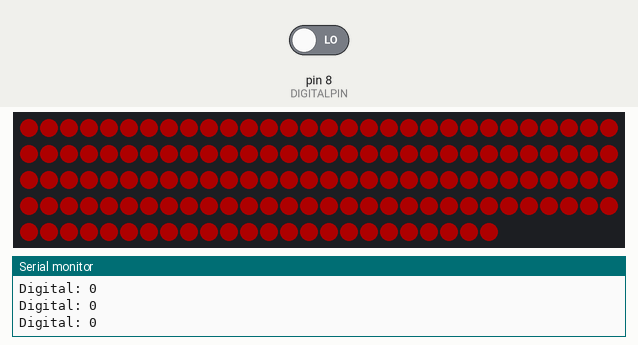
This sketch was run on a simulated Arduino Uno, built with avr-gcc and run on an emulated ATmega328P. Shown: 144 RGB LEDs in strip order, left to right, continuing on the next row, the last lines printed to the serial monitor. Inputs (shaded band) come from the test bench; at power-on: pin 8 (DIGITALPIN) LOW. Dim RGB values are drawn brighter than linear; random numbers use the default seed unless the sketch sets one.

Above: at 3.8 s.
3.9 s: pin 8 (DIGITALPIN) driven HIGH
At 4.0 s:
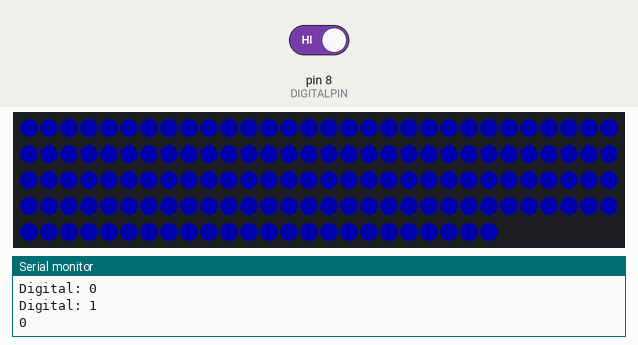
At 5.9 s:
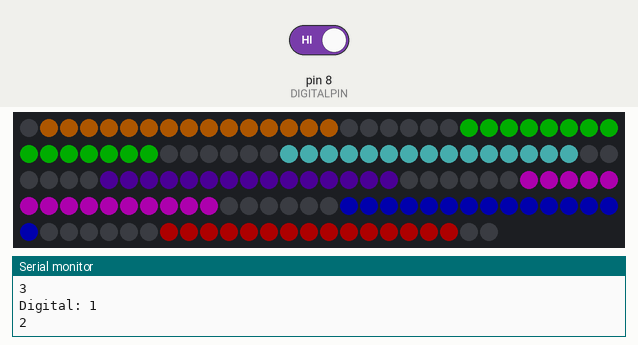
6.0 s: pin 8 (DIGITALPIN) driven LOW
7.5 s: pin 8 (DIGITALPIN) driven HIGH
At 10.18 s:
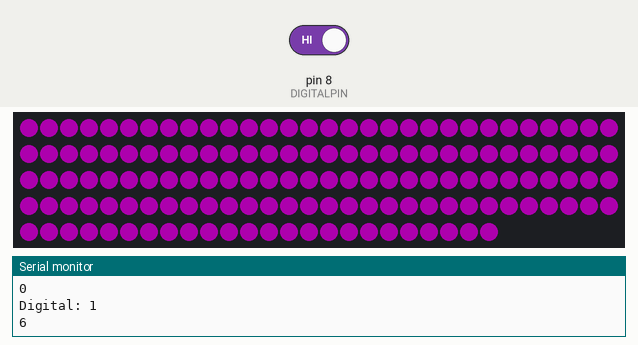

The sketch:

Kevin_LED.ino
```cpp
 #include "Lights.h"

// Declare our NeoPixel strip object:
LightShow led;
//Adafruit_NeoPixel strip(LED_COUNT, LED_PIN, NEO_GRB + NEO_KHZ800);
int digital;
unsigned long startTime = 0;
unsigned long nowTime = 0;
bool fade = false;

void setup() {
  Serial.begin(9600);
  randomSeed(analogRead(0));  //Need this to set the random seed
  pinMode(DIGITALPIN, INPUT);
  led.initialize();
  led.rollForPattern(); //ABSOLUTELY NEEDED BECAUSE THE PATTERN IS DEFAUTLY ON NONE
  led.clearStrip();
}

void loop(){
  digital = digitalRead(DIGITALPIN);
  Serial.print("Digital: "); Serial.println(digital);
//  Serial.print("Fade: ");Serial.println(fade);
  if(digital == HIGH){
    //reset conditions for detecting fade since we are not fading anymore
//    fade = false;
//    startTime = 0;
    //play patterns
    led.play();
    led.clearStrip();
    delay(150);
  }
//  else if(fade == true){
//    led.fadeColor();
//  }
//  else{ //there could be a quiet built up, start timer for roughly 1 second, if no high detcted start fading
//    if(startTime == 0 && fade == false){ //first time it detected that we should be checking for fade
//      startTime = millis();
//    }
//    nowTime = millis();
//    Serial.print("Start time: "); Serial.println(startTime);
//    Serial.print("Now time: "); Serial.println(nowTime);
//    Serial.print("Result: "); Serial.println(nowTime - startTime);
//    if(nowTime - startTime > 2000 && fade == false){  //checking if the difference is greater than 2 seconds
//      //start fade
//      fade = true;
//      led.fadeColor();
//    }
//  }
  //delay(150); //we only want 1 reading of high and not 3 in a row or more for example
}
```

Lights.cpp
```cpp
#include "Lights.h"

/*TODO: Look into a better way to fade colors. I'm having to, what it feels like, duplicate a lot of hard coded data, when I would like to create those data dynamically instead
On the other end though, it is much faster computation since it's a simple indexing and when it's time sensitive such as every beat I want something to happen
I would not like to miss a beat because my computation took longer to computer than the time in between the beats.*/

LightShow::LightShow(){
	strip = new Adafruit_NeoPixel(LED_COUNT, LED_PIN, NEO_GRB + NEO_KHZ800);
		// Argument 1 = Number of pixels in NeoPixel strip
		// Argument 2 = Arduino pin number (most are valid)
		// Argument 3 = Pixel type flags, add together as needed:
		//   NEO_KHZ800  800 KHz bitstream (most NeoPixel products w/WS2812 LEDs)
		//   NEO_GRB     Pixels are wired for GRB bitstream (most NeoPixel products)
	delayValue = 370;	// This will can go up a lot for a dramatic drop, or go down when the beats are rising
	fadingOnGoing = false;
	currentColorIndex = 0;
	beatsPerSecond = 145;
	//this seems messy, I wanted to do a for loop but I wasn't sure how to increment over the color values
	colorArray[0] = strip->Color(0, 0, 255);	//blue
	colorArray[1] = strip->Color(255, 0, 0);	//red
	colorArray[2] = strip->Color(255, 128, 0);	//orange/yellow
	// colorArray[3] = strip->Color(255, 255, 51);	//yellow, too bright and looks white instead of yellow
	colorArray[3] = strip->Color(0, 255, 0);	//green
	colorArray[4] = strip->Color(102, 255, 255);	//teal
	colorArray[5] = strip->Color(51, 0, 102);	//purple
	colorArray[6] = strip->Color(255, 0, 255);	//pink
	fadedColorsArray[0] = strip->Color(0, 0, 15);	//faded blue
	fadedColorsArray[1] = strip->Color(15, 0, 0);	//faded red
	fadedColorsArray[2] = strip->Color(30, 15, 0);	//faded orange/yellow
	fadedColorsArray[3] = strip->Color(0, 15, 0);	//faded green
	fadedColorsArray[4] = strip->Color(7, 20, 20);	//faded teal
	fadedColorsArray[5] = strip->Color(15, 0, 30);	//faded purple
	fadedColorsArray[6] = strip->Color(15, 0, 15);	//faded pink
	currentColor = colorArray[currentColorIndex];
	savedColor = 0;
	colorStatus = Status::singleColor;
	currentPattern = Pattern::none;
	previousPattern = currentPattern;
	iterationCounter = random(7-35);	//patterns will execute for a random amounts of times in that range
	even = false;
}

void LightShow::incrementColorCounter(){
	++currentColorIndex;
	if(currentColorIndex >= sizeof(colorArray)/sizeof(colorArray[0])){
		//it went out of bounds, we reset
		currentColorIndex = 0;
		currentColor = colorArray[currentColorIndex];
	}
	else{
		currentColor = colorArray[currentColorIndex];
	}
}

void LightShow::initialize(){
	strip->setBrightness(BRIGHTNESS);	//0-255, this value should not go up or down throughout the code
	strip->begin();
	strip->show(); // Initialize all pixels to 'off'
	//Iterate through every single built in function we have
	for(long i = 0; i < 65536; i += 255){	//65536 is the max number for hue, it ranges from 0-65535
		strip->fill(strip->ColorHSV(i, 255, 255), 0, LED_COUNT);	//hue color, saturation(0-255), brightness(0-255)
		strip->show();
	}
}

void LightShow::changeColor(){
	strip->fill(currentColor, 0, LED_COUNT);	//color, starting led, ending led
    strip->show();
	incrementColorCounter();	//this will change the color
	colorStatus = Status::singleColor;
}

//Would love to find a better way to do this
void LightShow::fadeColor(){
	//DO NOT mess with brightness, setBrightness looses value of it's previous brightness and the more you call it, the dimmer it gets

	//Fading only works if the strip is full of a singular color, we will have to check if this is the case, if not, quickly fill it with a single color with changeColor()
	if(colorStatus != Status::singleColor){
		changeColor();
	}

	if(fadingOnGoing == false){	//first time fade is being applied
		fadingOnGoing = true;
		savedColor = currentColor;	//save the color if we want to restore it
		switch(currentColorIndex){
			case 0:	//(0, 0, 255) blue
				fadingColorArray[0] = 0;
				fadingColorArray[1] = 0;
				fadingColorArray[2] = 255;
				break;
			case 1:	//(255, 0, 0)
				fadingColorArray[0] = 255;
				fadingColorArray[1] = 0;
				fadingColorArray[2] = 0;
				break;
			case 2:	//(255, 128, 0)
				fadingColorArray[0] = 255;
				fadingColorArray[1] = 128;
				fadingColorArray[2] = 0;
				break;
			case 3:	//(0, 255, 0)
				fadingColorArray[0] = 0;
				fadingColorArray[1] = 255;
				fadingColorArray[2] = 0;
				break;
			case 4:	//(102, 255, 255)
				fadingColorArray[0] = 102;
				fadingColorArray[1] = 255;
				fadingColorArray[2] = 255;
				break;
			case 5:	////(51, 0, 102)
				fadingColorArray[0] = 51;
				fadingColorArray[1] = 0;
				fadingColorArray[2] = 102;
				break;
			case 6://(255, 0, 255)
				fadingColorArray[0] = 255;
				fadingColorArray[1] = 0;
				fadingColorArray[2] = 255;
				break;
		}
	}
	//Each color has to be decremented a different way, but there has to be a method to generalize this
	switch(currentColorIndex){
		case 0:	//(0, 0, 255) blue
			if(fadingColorArray[2] > 15){
				fadingColorArray[2] -= 5;
				currentColor = strip->Color(fadingColorArray[0], fadingColorArray[1], fadingColorArray[2]);
			}
			break;
		case 1:	//(255, 0, 0)
			if(fadingColorArray[0] > 15){
				fadingColorArray[0] -= 5;
				currentColor = strip->Color(fadingColorArray[0], fadingColorArray[1], fadingColorArray[2]);
			}
			break;
		case 2:	//(255, 128, 0)
			if(fadingColorArray[0] > 15 && fadingColorArray[1] > 15){
				fadingColorArray[0] -= 10;
				fadingColorArray[1] -= 5;
				currentColor = strip->Color(fadingColorArray[0], fadingColorArray[1], fadingColorArray[2]);
			}
			break;
		case 3:	//(0, 255, 0)
			if(fadingColorArray[1] > 15){
				fadingColorArray[1] -= 5;
				currentColor = strip->Color(fadingColorArray[0], fadingColorArray[1], fadingColorArray[2]);
			}
			break;
		case 4:	//(102, 255, 255)
			if(fadingColorArray[0] > 15 && fadingColorArray[1] > 15 && fadingColorArray[2] > 15){
				fadingColorArray[0] -= 4;
				fadingColorArray[1] -= 10;
				fadingColorArray[2] -= 10;
				currentColor = strip->Color(fadingColorArray[0], fadingColorArray[1], fadingColorArray[2]);
			}
			break;
		case 5:	//(51, 0, 102)
			if(fadingColorArray[0] > 7 && fadingColorArray[2] > 15){
				fadingColorArray[0] -= 1;
				fadingColorArray[2] -= 2;
				currentColor = strip->Color(fadingColorArray[0], fadingColorArray[1], fadingColorArray[2]);
			}
			break;
		case 6:	//(255, 0, 255)
			if(fadingColorArray[0] > 15 && fadingColorArray[2] > 15){
				fadingColorArray[0] -= 5;
				fadingColorArray[2] -= 5;
				currentColor = strip->Color(fadingColorArray[0], fadingColorArray[1], fadingColorArray[2]);
			}
			break;
	}
	strip->fill(currentColor, 0, LED_COUNT);
	strip->show();
}

void LightShow::revertFade(){
	if(savedColor != 0){	//have to make sure we have a color to restore it back to
		strip->fill(savedColor, 0, LED_COUNT);
		colorStatus = Status::singleColor;
		fadingOnGoing = false;
	}
}

//start dictates whether it's going to be even or odd
void LightShow::evenOddFill(bool evenOdd){
	for(int i = evenOdd; i < LED_COUNT; i += 2){
		strip->setPixelColor(i, currentColor);
	}
	colorStatus = Status::singleColor;
	strip->show();
	incrementColorCounter();
}

void LightShow::lightChunks(int color = 0)
{
	int j = 0;
	bool space = false;
	for(int i = 1; i < LED_COUNT; ++i){
		//Set up the conditions to know if I'm filling in empty colors or a chunk
		if(j == 15 && space == false){
			space = true;
			j = 0;
		}
		else if(j == 6 && space == true){
			space = false;
			j = 0;
			if(color != 0){	//if this variable is not 0, the color should be changing
				incrementColorCounter();
				colorStatus = Status::multiColor;
			}
			else{
				colorStatus = Status::singleColor;
			}
		}
		//Fill in the pixels with the appropriate colors
		if(space != true){
			strip->setPixelColor(i, currentColor);
		}
		else{
			strip->setPixelColor(i, strip->Color(0, 0, 0));	//black so it will appear off
		}
		++j;
	}
	strip->show();
}

void LightShow::randomFill(){
	for(int i = 0; i < LED_COUNT-2; i += 3){	//-2 on the max count since we're incrementing in threes and assuming there is always 2 more led in the +1, +2 index
		switch(random(0-5)){
			case 0:
				strip->setPixelColor(i, colorArray[0]);	//blue
				strip->setPixelColor(i+1, colorArray[0]);
				strip->setPixelColor(i+2, colorArray[0]);
				break;
			case 1:
				strip->setPixelColor(i, colorArray[1]);	//red
				strip->setPixelColor(i+1, colorArray[1]);
				strip->setPixelColor(i+2, colorArray[1]);
				break;
			case 2:
				strip->setPixelColor(i, colorArray[2]);	//orange/yellow
				strip->setPixelColor(i+1, colorArray[2]);
				strip->setPixelColor(i+2, colorArray[2]);
				break;
			case 3:
				strip->setPixelColor(i, colorArray[3]);	//green
				strip->setPixelColor(i+1, colorArray[3]);
				strip->setPixelColor(i+2, colorArray[3]);
				break;
			case 4:
				strip->setPixelColor(i, colorArray[5]);	//purple
				strip->setPixelColor(i+1, colorArray[5]);
				strip->setPixelColor(i+2, colorArray[5]);
				break;
		}
	}
	colorStatus = Status::multiColor;
	strip->show();
}

void LightShow::lowHigh(bool low){
	if(low){
		strip->fill(fadedColorsArray[currentColorIndex], 0, LED_COUNT);
		strip->show();
	}
	else{
		//well it's gotta be high haHAH
		strip->fill(colorArray[currentColorIndex], 0, LED_COUNT);
		strip->show();
	}
}

void LightShow::fillFromMiddle(){
	//The center of the LED strip index 0-143 (even amount of index so now true middle) 71/72
	strip->setPixelColor(71, colorArray[currentColorIndex]);
	strip->setPixelColor(72, colorArray[currentColorIndex]);
	int growth = random(15-72);	//71 is the max that it can roll, 71-71 = 0 (valid index), 72+71 = 143
	for(int i = 0; i < growth; ++i){
		strip->setPixelColor(71-i, colorArray[currentColorIndex]);
		strip->setPixelColor(72+i, colorArray[currentColorIndex]);
	}
	strip->show();
}

void LightShow::rollForPattern(){
	previousPattern = currentPattern;	//saving
	currentPattern = Pattern::none;	//reseting
	Pattern tempPattern = Pattern::none;
	while(currentPattern == Pattern::none){	//if we accidentally role on the same pattern, it will stay at none and roll again
		switch(random(0-7)){
		case 0:
			tempPattern = Pattern::changeColor;
			break;
		case 1:
			tempPattern = Pattern::evenOddFill;
			break;
		case 2:
			tempPattern = Pattern::lightChunks;
			break;
		case 3:
			tempPattern = Pattern::lightChunksMultiColor;
			tempPattern = Pattern::lightChunksMultiColor;
			break;
		case 4:
			tempPattern = Pattern::randomFill;
			break;
		case 5:
			tempPattern = Pattern::lowHigh;
			break;
		case 6:
			tempPattern = Pattern::fillFromMiddle;
			break;
		}
		//Now check that we haven't rolled on the same pattern
		if(tempPattern != previousPattern){
			currentPattern = tempPattern;	//no longer none, will break out of loop
		}
	}
}

void LightShow::play(){
	//Here we want to call the proper function that will display the proper pattern
	// Serial.println(currentColor);
	Serial.println(currentColorIndex);
	switch(currentPattern){
		case Pattern::changeColor:
			changeColor();
			break;
		case Pattern::evenOddFill:
			evenOddFill(even);
			even = !even;	//switches back and forth
			break;
		case Pattern::lightChunks:
			lightChunks();
			incrementColorCounter();
			break;
		case Pattern::lightChunksMultiColor:
			lightChunks(1);
			break;
		case Pattern::randomFill:
			randomFill();
			break;
		case Pattern::lowHigh:
			lowHigh(even);
			even = !even;
			break;
		case Pattern::fillFromMiddle:
			fillFromMiddle();
			break;
	}
	//Now we want to check out iterationCounter and see if it's time to switch to a new pattern
	--iterationCounter;
	// Serial.println(iterationCounter);
	if(iterationCounter <= 0){
		//let's roll for a new pattern to display
		rollForPattern();
		iterationCounter = random(7-35);
	}
}
```

Lights.h
```cpp
#ifndef LIGHTS_H_
#define LIGHTS_H

#include <Adafruit_NeoPixel.h>

#define LED_PIN    2
#define LED_COUNT 144
#define DIGITALPIN 8
#define BRIGHTNESS 50


enum class Status
{
	singleColor,
	multiColor
};

enum class Pattern{
	changeColor,
	fadeColor,
	revertFade,
	evenOddFill,
	lightChunks,
	lightChunksMultiColor,
	randomFill,
	lowHigh,
	fillFromMiddle,
	none
};

class LightShow
{
	private:
		Adafruit_NeoPixel *strip;	//the actual strip
		int delayValue;	// This will can go up a lot for a dramatic drop, or go down when the beats are rising
		uint32_t currentColor;	//the actual RGB value of the current color we are on
		int fadingColorArray[3];	//this will be used to keep track of each RGB value of the current color such as [0, 0, 255] while it's fading, will only be used for fading
		bool fadingOnGoing;	//will be used to determine if fading is in it's first iteration or not
		int currentColorIndex;	//points to which color we are on
		int beatsPerSecond;	//Not used currently
		uint32_t colorArray[7];	//holds every single color
		uint32_t fadedColorsArray[7];	//holds the RGB value of all 7 colors that we are using
		uint32_t savedColor;	//will be used to store the color before fading originally applies
		Status colorStatus;	//Allows us to know if the strip is currently one color or many
		Pattern currentPattern;	//Allows us to know which pattern is currently playing
		Pattern previousPattern;	//Allows us to know what the previous pattern was so that we don't display the same one again
		int iterationCounter;
		bool even;	//used to switch back and forth between even and odd
	public:
		//constructor
		LightShow();
		//Setters/Getters/One liners
		void setDelay(int val) { delayValue = val; }
		void clearStrip() {strip->clear();}
		void endFading() {fadingOnGoing = false;}

		//Function that makes sure the color index doesn't go out of bounds and changes the current color value, no flashing
		void incrementColorCounter();
		//Function that turns on the led strip with a specific but cool pattern
		void initialize();
		//Function that flashes the current color and increments the color index to change the color
		void changeColor();
		//Function that will fade the current color
		void fadeColor();
		//Function that will restore the color of the strip to what it was before the fade applied
		void revertFade();
		//TODO: Function that will fill gradually based on the beat
		void gradualFill();
		//Function that will flash every even or odd LED depending if start is 0 or 1
		void evenOddFill(bool evenOdd);
		//Function that lights up 7 chunks of 15 leds with 6 empty space between, argument is optional to make each chunk a different color
		void lightChunks(int color = 0);
		//Function that will randomly fill through the strip in groups of 3s
		void randomFill();
		//Function that will flash a low brightness or high brightness of the same color per beat
		void lowHigh(bool low);
		//Function that will fill randomly starting form the middle(like those old stereo bars moving up and down due to music)
		void fillFromMiddle();
		//TODO: Function that create a light show using all of our built in functions without using the sound detector
		void automatic();
		//Function that will roll for a new pattern;
		void rollForPattern();
		//Function that combines every pattern together and reacts based on the sound detector, main function, default parameters for other functions to call
		void play();
};

#endif
```

Measured:
- after the input at 3.9 s, the LEDs: change at once (image 1)
- after the input at 7.5 s, the LEDs: first change at once (image 3 shows a later state)
